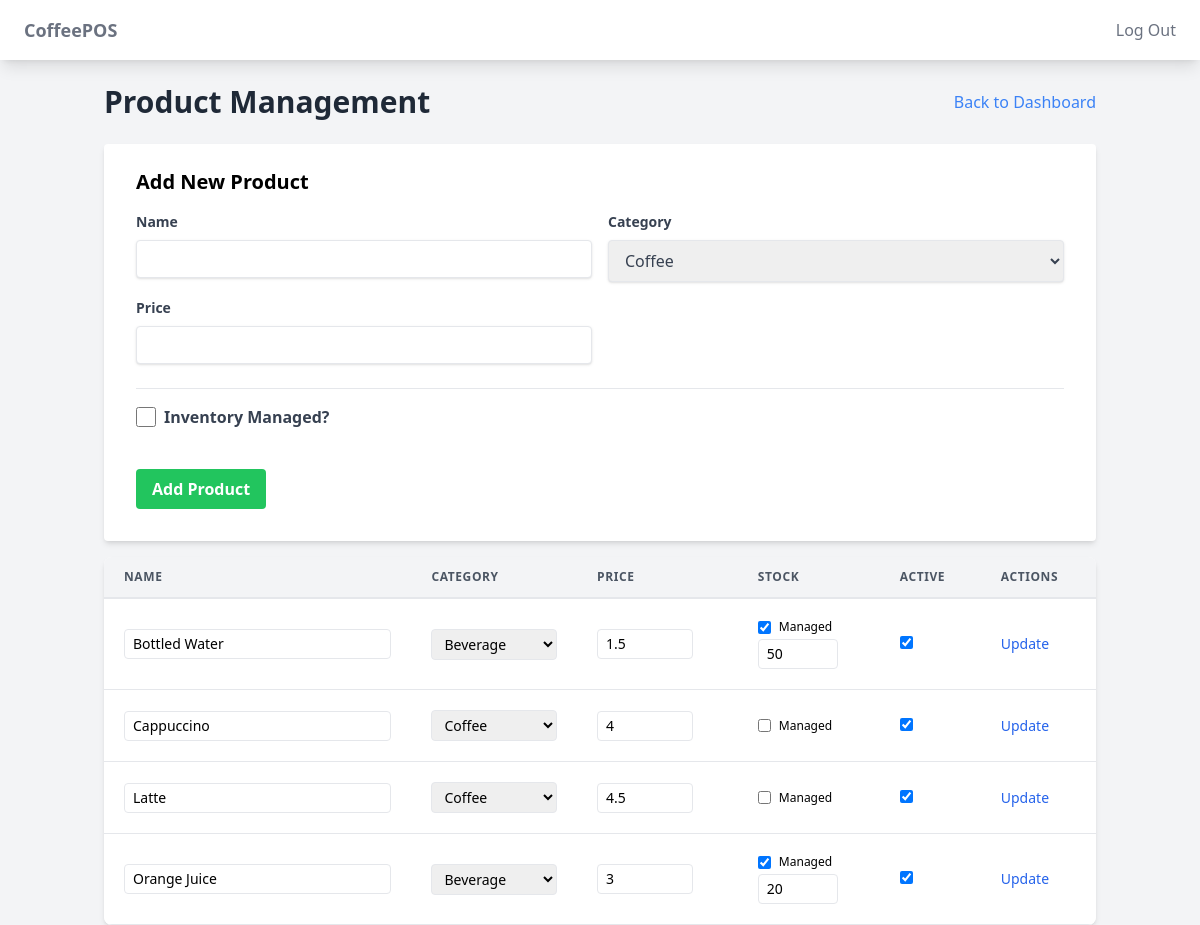
/admin/products (signed in), run on the app's committed database.
### tables this page shows
CREATE TABLE products (
    id INTEGER PRIMARY KEY AUTOINCREMENT,
    category_id INTEGER NOT NULL,
    name VARCHAR(100) NOT NULL,
    price DECIMAL(15, 2) NOT NULL,
    image_url VARCHAR(255),
    
    -- LOGIC: 
    -- If is_inventory_managed = TRUE (e.g., Bottled Water), system strictly deducts stock_quantity.
    -- If is_inventory_managed = FALSE (e.g., Latte/Kitchen items), system ignores stock_quantity.
    -- is_active is a manual override to hide items from POS.
    is_inventory_managed BOOLEAN DEFAULT FALSE, 
    stock_quantity INTEGER DEFAULT 0,
    is_active BOOLEAN DEFAULT TRUE,
    
    FOREIGN KEY (category_id) REFERENCES categories(id)
);

### routes/admin.py (the view)
@bp.route('/products')
@admin_required
def products():
    database = db.get_db()
    products = database.execute("""
        SELECT p.*, c.name as category_name
        FROM products p
        JOIN categories c ON p.category_id = c.id
        ORDER BY p.name
    """).fetchall()
    categories = database.execute("SELECT * FROM categories").fetchall()
    return render_template('admin/products.html', products=products, categories=categories)

### auth.py (called while the page is built)
@bp.before_app_request
def load_logged_in_user():
    user_id = session.get('user_id')
    if user_id is None:
        g.user = None
    else:
        g.user = db.get_db().execute(
            'SELECT * FROM users WHERE id = ?', (user_id,)
        ).fetchone()

### db.py (called while the page is built)
def get_db():
    if 'db' not in g:
        g.db = sqlite3.connect(
            current_app.config['DATABASE'],
            detect_types=sqlite3.PARSE_DECLTYPES
        )
        g.db.row_factory = sqlite3.Row
    return g.db

### templates/admin/products.html (shortened to what this page needs)
{% extends 'base.html' %}
{% block content %}
<div class="mb-6 flex justify-between items-center">
    <h1 class="text-3xl font-bold text-gray-800">Product Management</h1>
    <a href="{{ url_for('admin.dashboard') }}" class="text-blue-500 hover:text-blue-700">Back to Dashboard</a>
</div>
<div class="bg-white shadow-md rounded px-8 pt-6 pb-8 mb-4">
    <h2 class="text-xl font-bold mb-4">Add New Product</h2>
    <form action="{{ url_for('admin.add_product') }}" method="POST" class="grid grid-cols-1 md:grid-cols-2 gap-4">
        <div>
            <label class="block text-gray-700 text-sm font-bold mb-2">Name</label>
            <input type="text" name="name" required class="shadow appearance-none border rounded w-full py-2 px-3 text-gray-700 leading-tight focus:outline-none focus:shadow-outline">
        </div>
        <div>
            <label class="block text-gray-700 text-sm font-bold mb-2">Category</label>
            <select name="category_id" class="shadow border rounded w-full py-2 px-3 text-gray-700 leading-tight focus:outline-none focus:shadow-outline">
                {% for cat in categories %}
                <option value="{{ cat.id }}">{{ cat.name }}</option>
                {% endfor %}
            </select>
        </div>
        <div>
            <label class="block text-gray-700 text-sm font-bold mb-2">Price</label>
            <input type="number" step="0.01" name="price" required class="shadow appearance-none border rounded w-full py-2 px-3 text-gray-700 leading-tight focus:outline-none focus:shadow-outline">
        </div>
        <div class="md:col-span-2 border-t pt-4 mt-2">
            <label class="flex items-center mb-2">
                <input type="checkbox" name="is_inventory_managed" class="form-checkbox h-5 w-5 text-blue-600" onchange="toggleStockInput(this, 'new_stock_container')">
                <span class="ml-2 text-gray-700 font-bold">Inventory Managed?</span>
            </label>
        </div>
        <div class="md:col-span-2 mt-4">
            <button type="submit" class="bg-green-500 hover:bg-green-700 text-white font-bold py-2 px-4 rounded focus:outline-none focus:shadow-outline">
                Add Product
            </button>
        </div>
    </form>
</div>
<div class="bg-white shadow-md rounded-lg overflow-hidden">
    <table class="min-w-full leading-normal">
        <thead>
            <tr>
                <th class="px-5 py-3 border-b-2 border-gray-200 bg-gray-100 text-left text-xs font-semibold text-gray-600 uppercase tracking-wider">Name</th>
                <th class="px-5 py-3 border-b-2 border-gray-200 bg-gray-100 text-left text-xs font-semibold text-gray-600 uppercase tracking-wider">Category</th>
                <th class="px-5 py-3 border-b-2 border-gray-200 bg-gray-100 text-left text-xs font-semibold text-gray-600 uppercase tracking-wider">Price</th>
                <th class="px-5 py-3 border-b-2 border-gray-200 bg-gray-100 text-left text-xs font-semibold text-gray-600 uppercase tracking-wider">Stock</th>
                <th class="px-5 py-3 border-b-2 border-gray-200 bg-gray-100 text-left text-xs font-semibold text-gray-600 uppercase tracking-wider">Active</th>
                <th class="px-5 py-3 border-b-2 border-gray-200 bg-gray-100 text-left text-xs font-semibold text-gray-600 uppercase tracking-wider">Actions</th>
            </tr>
        </thead>
        <tbody>
            {% for product in products %}
            <tr>
                <form action="{{ url_for('admin.edit_product', id=product.id) }}" method="POST">
                    <td class="px-5 py-5 border-b border-gray-200 bg-white text-sm">
                        <input type="text" name="name" value="{{ product.name }}" class="border rounded px-2 py-1 w-full">
                    </td>
                    <td class="px-5 py-5 border-b border-gray-200 bg-white text-sm">
                        <select name="category_id" class="border rounded px-2 py-1 w-full">
                            {% for cat in categories %}
                            <option value="{{ cat.id }}" {{ 'selected' if cat.id == product.category_id else '' }}>{{ cat.name }}</option>
                            {% endfor %}
                        </select>
                    </td>
                    <td class="px-5 py-5 border-b border-gray-200 bg-white text-sm">
                        <input type="number" step="0.01" name="price" value="{{ product.price }}" class="border rounded px-2 py-1 w-24">
                    </td>
                    <td class="px-5 py-5 border-b border-gray-200 bg-white text-sm">
                        <div class="flex flex-col">
                            <label class="inline-flex items-center">
                                <input type="checkbox" name="is_inventory_managed" {{ 'checked' if product.is_inventory_managed else '' }} onchange="toggleStockInput(this, 'stock_container_{{ product.id }}')">
                                <span class="ml-2 text-xs">Managed</span>
                            </label>
                            <div id="stock_container_{{ product.id }}" class="{{ '' if product.is_inventory_managed else 'hidden' }} mt-1">
                                <input type="number" name="stock_quantity" value="{{ product.stock_quantity }}" class="border rounded px-2 py-1 w-20">
                            </div>
                        </div>
                    </td>
                    <td class="px-5 py-5 border-b border-gray-200 bg-white text-sm">
                        <input type="checkbox" name="is_active" {{ 'checked' if product.is_active else '' }}>
                    </td>
                    <td class="px-5 py-5 border-b border-gray-200 bg-white text-sm">
                        <button type="submit" class="text-blue-600 hover:text-blue-900">Update</button>
                    </td>
                </form>
            </tr>
            {% endfor %}
        </tbody>
    </table>
</div>
{% endblock %}

### templates/base.html (shortened to what this page needs)
<!DOCTYPE html>
<html lang="en">
<head>
    <script src="https://cdn.tailwindcss.com"></script>
</head>
<body class="bg-gray-100 min-h-screen">
    <nav class="bg-white shadow-lg mb-6">
        <div class="max-w-7xl mx-auto px-4">
            <div class="flex justify-between">
                <div class="flex space-x-7">
                    <div>
                        <a href="/" class="flex items-center py-4 px-2">
                            <span class="font-semibold text-gray-500 text-lg">CoffeePOS</span>
                        </a>
                    </div>
                </div>
                <div class="hidden md:flex items-center space-x-3 ">
                    {% if session.get('user_id') %}
                        <a href="/logout" class="py-2 px-2 font-medium text-gray-500 rounded hover:bg-gray-200 transition duration-300">Log Out</a>
                    {% else %}
                        <a href="/login" class="py-2 px-2 font-medium text-gray-500 rounded hover:bg-gray-200 transition duration-300">Log In</a>
                    {% endif %}
                </div>
            </div>
        </div>
    </nav>
    <div class="container mx-auto px-4">
        {% block content %}{% endblock %}
    </div>
</body>
</html>

### data on the page
products: name "Bottled Water", price "1.5", stock_quantity "50"
products: name "Cappuccino", price "4"
products: name "Latte", price "4.5"
products: name "Orange Juice", price "3", stock_quantity "20"

### other printed values
form field category_id "Coffee"
form field category_id "Beverage"
